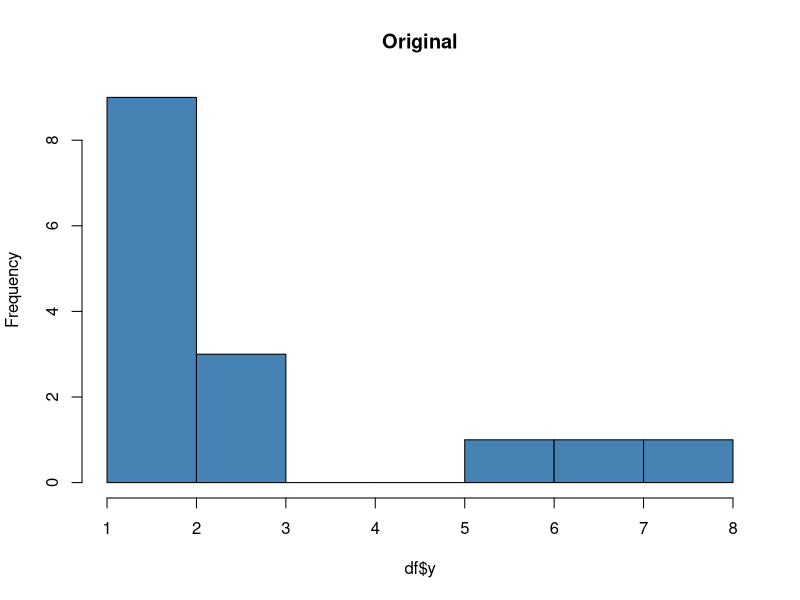
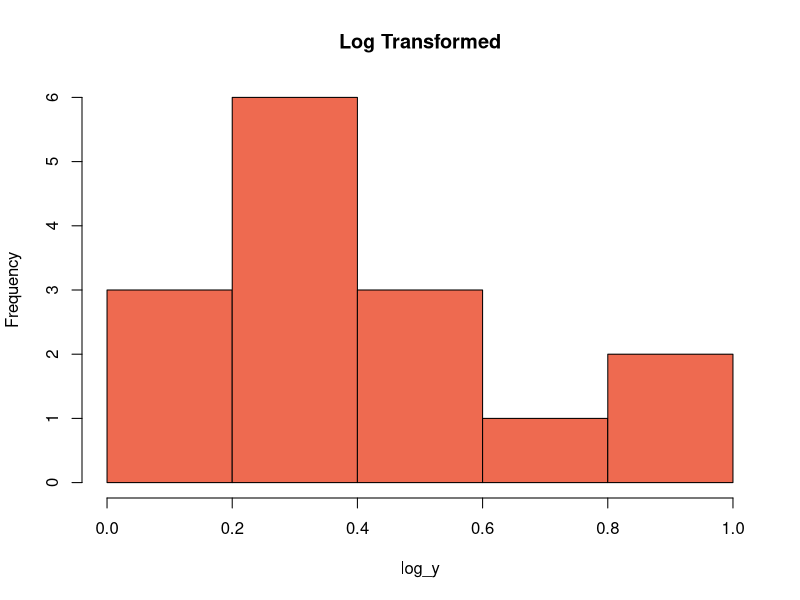
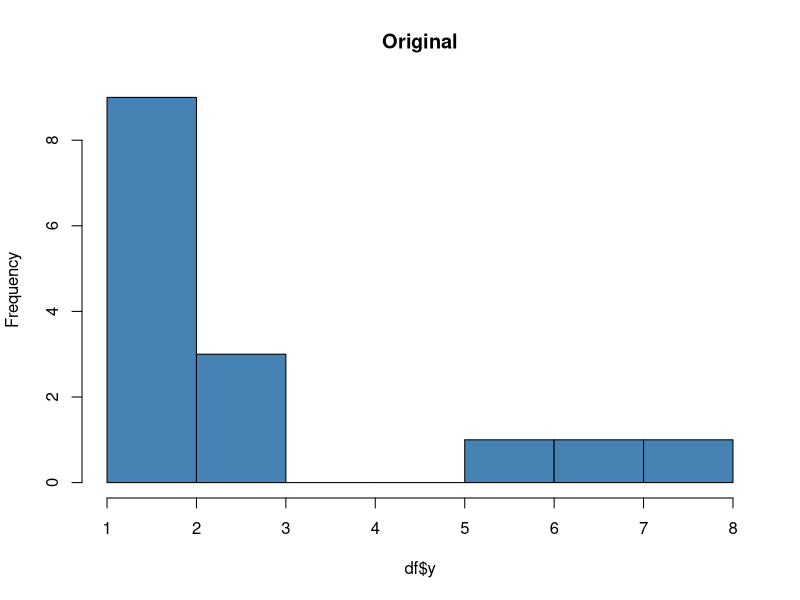
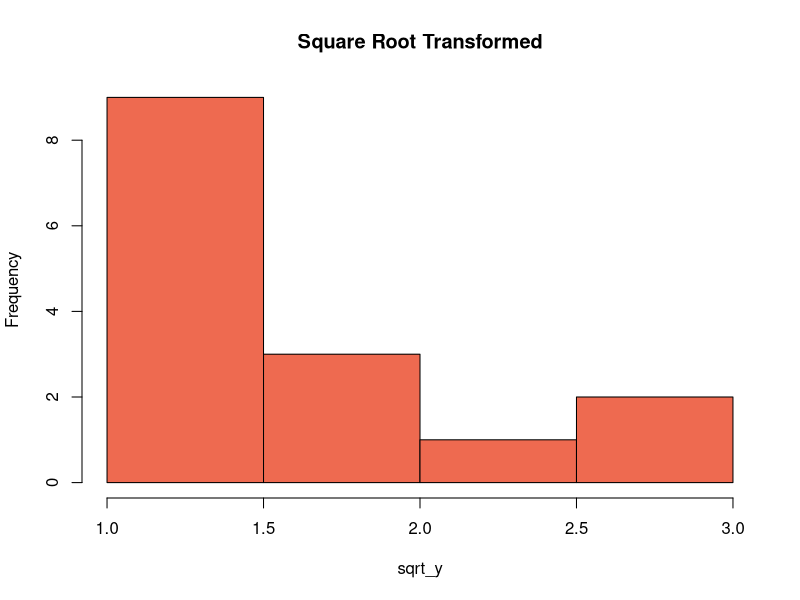
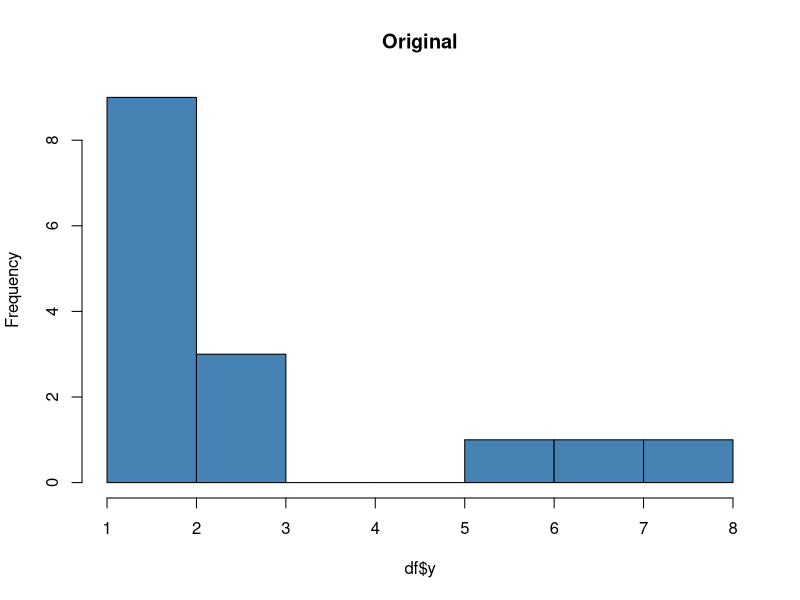
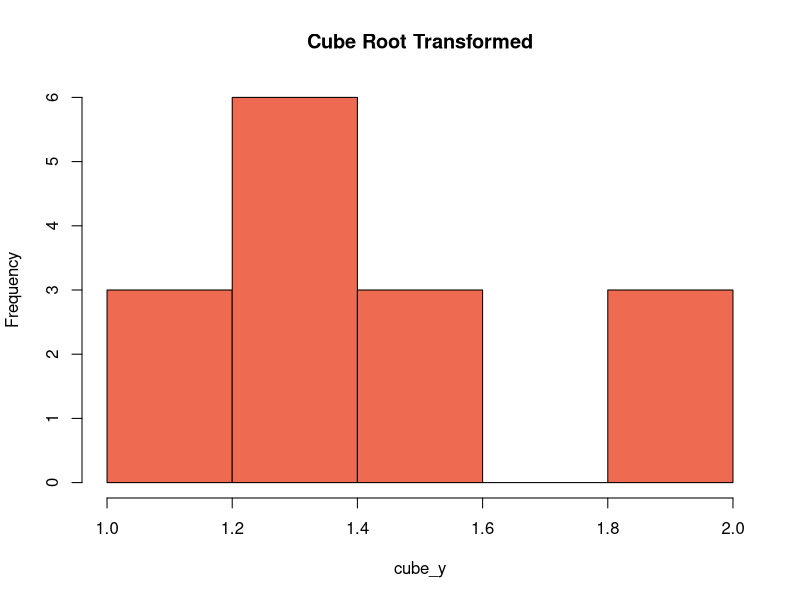

Recreate these plots in R, in order.
# Many statistical tests make the assumption that the residuals
# of a response variable are normally distributed.

# Log Transformation in R
# create data frame
df <- data.frame(y=c(1, 1, 1, 2, 2, 2, 2, 2, 2, 3, 3, 3, 6, 7, 8),
                 x1=c(7, 7, 8, 3, 2, 4, 4, 6, 6, 7, 5, 3, 3, 5, 8),
                 x2=c(3, 3, 6, 6, 8, 9, 9, 8, 8, 7, 4, 3, 3, 2, 7))

# perform log transformation
log_y <- log10(df$y)

# create histogram for original distribution
hist(df$y, col = "steelblue", main = "Original")

# create histogram for log-transformed distribution
hist(log_y, col = "coral2", main = "Log Transformed")

# perform Shapiro-wilk Test on original data
shapiro.test(df$y)

# perform Shapiro-wilk Test on log-transformed data
shapiro.test(log_y)

# Square Root Transformation in R
# create data frame
df <- data.frame(y=c(1, 1, 1, 2, 2, 2, 2, 2, 2, 3, 3, 3, 6, 7, 8),
                 x1=c(7, 7, 8, 3, 2, 4, 4, 6, 6, 7, 5, 3, 3, 5, 8),
                 x2=c(3, 3, 6, 6, 8, 9, 9, 8, 8, 7, 4, 3, 3, 2, 7))

# perform square root transformation
sqrt_y <- sqrt(df$y)

# create histogram for original distribution
hist(df$y, col = "steelblue", main = "Original")

# create histogram for square root-transformed distribution
hist(sqrt_y, col = "coral2", main = "Square Root Transformed")

# Cube Root Transformation in R
# create data frame
df <- data.frame(y=c(1, 1, 1, 2, 2, 2, 2, 2, 2, 3, 3, 3, 6, 7, 8),
                 x1=c(7, 7, 8, 3, 2, 4, 4, 6, 6, 7, 5, 3, 3, 5, 8),
                 x2=c(3, 3, 6, 6, 8, 9, 9, 8, 8, 7, 4, 3, 3, 2, 7))

# perform cube root transformation
cube_y <- df$y^(1/3)

# create histogram for original distribution
hist(df$y, col = "steelblue", main = "Original")

# create histogram for square root-transformed distribution
hist(cube_y, col = "coral2", main = "Cube Root Transformed")
